Frame 1 (no input): blank canvas, image omitted
Frame 60 (no input): blank canvas, image omitted
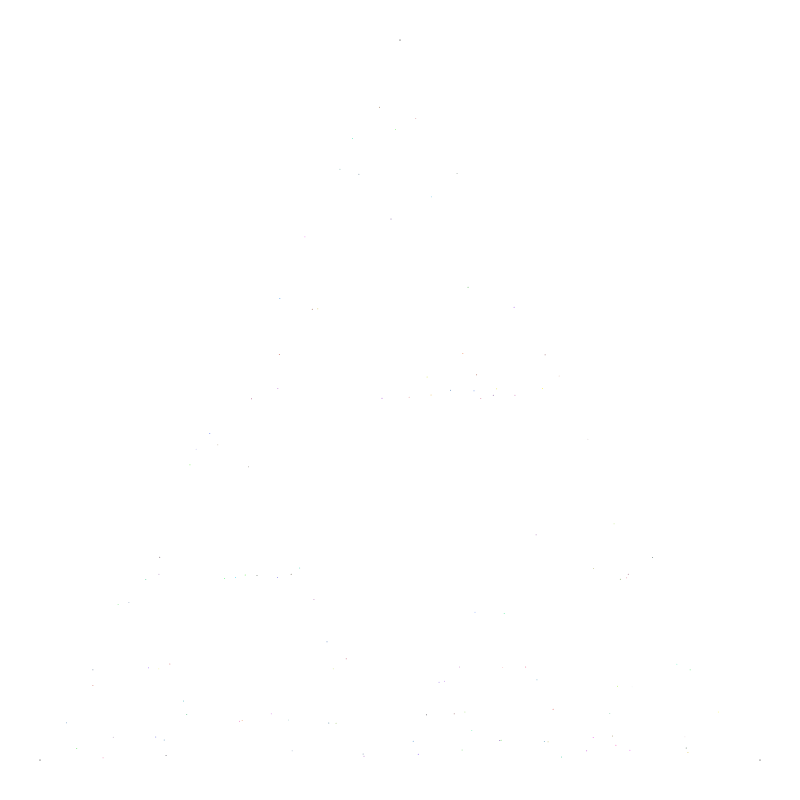
Frame 120 (the mouse pressed at the canvas centre since frame 60)

The p5.js sketch whose frames 1 and 60 were blank and that drew this single picture after the mouse press (run headless with seeded random() and noise() and a simulated clock; from frame 60 on, the mouse is pressed at the canvas centre):

// p5.js sketch
// ── sketch.js

let canvasSize = 800;
let pA = [];
let pB = [];
let pC = [];

let diceRoll;
let x1, x2, y1, y2;
let midPoint;

gridSize = 40;


function setup() {
  createCanvas(canvasSize, canvasSize);
  background(255);
  //drawGrid();
  maxSteps = floor(random(100, 1000))

  pA = {x: width/2, y: gridSize}
  pB = {x: gridSize, y: height - gridSize}
  pC = {x: width - gridSize, y: height - gridSize}


  
  stroke("#000");
  strokeWeight(1);

  // Bottom-right.
  point(pA.x, pA.y);
  point(pB.x, pB.y);
  point(pC.x, pC.y);

  let startP = randomTriPoint(pA, pB, pC)
  x1 = startP.x;
  y1 = startP.y;

}


function draw() {
  diceRoll = floor(random(1, 7));
  stroke(random(100, 250), random(100, 250), random(100, 250));

  if (diceRoll === 1 || diceRoll === 6) {
    midPoint = getMidpoint(pA.x, pA.y, x1, y1);
    x2 = midPoint.x;
    y2 = midPoint.y;
  }

  if (diceRoll === 2 || diceRoll === 3) {
    midPoint = getMidpoint(pB.x, pB.y, x1, y1);
    x2 = midPoint.x;
    y2 = midPoint.y;
  }

  if (diceRoll === 4 || diceRoll === 5) {
    midPoint = getMidpoint(pC.x, pC.y, x1, y1);
    x2 = midPoint.x;
    y2 = midPoint.y;
  }

  point(x2, y2)

  x1 = x2;
  y1 = y2;

}

function randomTriPoint(p1, p2, p3){
  let u = random();
  let v = random();
  
  if (u + v > 1) {
    u = 1 - u;
    v = 1 - v;
  }

  let w = 1 - u - v;

  let x = u * p1.x + v * p2.x + w * p3.x;
  let y = u * p1.y + v * p2.y + w * p3.y;

  return {x: x, y: y}
}

function getMidpoint(x1, y1, x2, y2) {
  let midX = (x1 + x2) / 2;
  let midY = (y1 + y2) / 2;
  return { x: midX, y: midY };
}

function drawGrid() {
  stroke(0, 0, 0, 100);
  strokeWeight(1);
  for (let i = 0; i <= width; i += gridSize) {
    line(i, 0, i, height);
  }
  for (let j = 0; j <= height; j += gridSize) {
    line(0, j, width, j);
  }
}

// Function to get a random point within the pentagon
function getRandomPointInPentagon() {
  let found = false;
  let randomPoint;
  
  while (!found) {
    // Generate a random point within the bounding box of the pentagon
    randomPoint = { x: random(100, 400), y: random(100, 300) };
    
    // Check if the random point is inside the pentagon using a point-in-polygon algorithm
    if (isPointInsidePolygon(randomPoint, vertices)) {
      found = true;
    }
  }
  
  return randomPoint;
}

// Function to check if a point is inside a polygon using the ray casting algorithm
function isPointInsidePolygon(point, polygon) {
  let oddNodes = false;
  let j = polygon.length - 1;
  let x = point.x;
  let y = point.y;

  for (let i = 0; i < polygon.length; i++) {
    let xi = polygon[i].x;
    let yi = polygon[i].y;
    let xj = polygon[j].x;
    let yj = polygon[j].y;

    if ((yi < y && yj >= y || yj < y && yi >= y) && (xi <= x || xj <= x)) {
      if (xi + (y - yi) / (yj - yi) * (xj - xi) < x) {
        oddNodes = !oddNodes;
      }
    }
    j = i;
  }

  return oddNodes;
}
